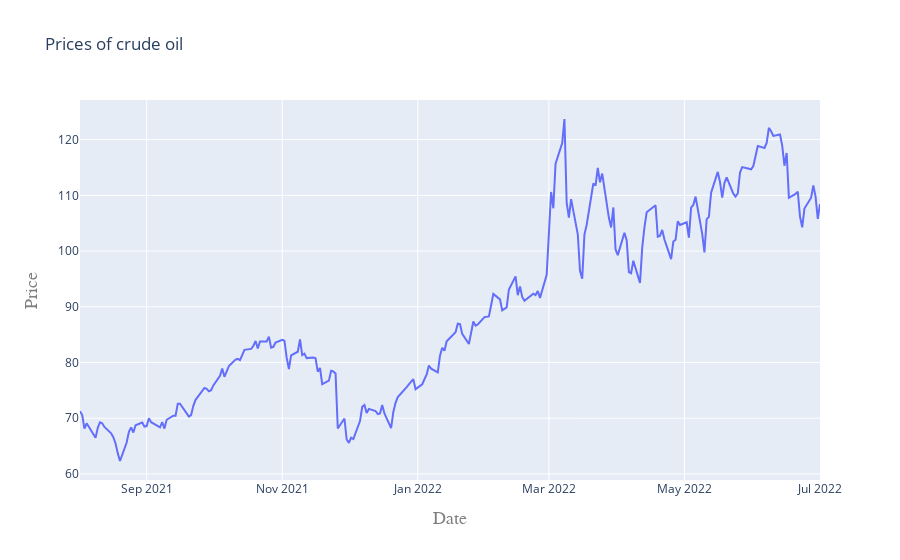

This figure's notebook cell:
### Code cell
iplot(plot)

### Figure 1 — Plotly figure (JSON) as saved in the notebook; plotly's stock layout.template omitted (floating-point values rounded to 4 significant figures; data arrays with more than 128 entries replaced by an {"elided": "..."} marker saying what was removed)
{"data": [{"x": {"elided": "234 str values"}, "y": {"elided": "234 float values"}, "type": "scatter"}], "layout": {"title": {"text": " Prices of crude oil "}, "xaxis": {"title": {"font": {"color": "#7f7f7f", "family": "Courier New, monospace", "size": 18}, "text": "Date"}}, "yaxis": {"title": {"font": {"color": "#7f7f7f", "family": "Courier New, monospace", "size": 18}, "text": "Price"}}}}
